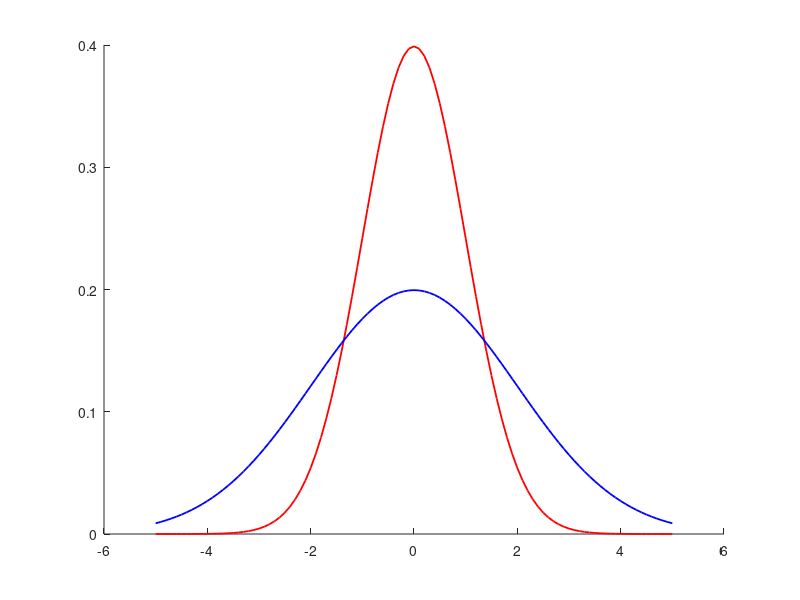

MATLAB code for this plot:
clc;
clear all;
close all;

x = -5: 0.1: 5;
norm1 = normpdf(x, 0, 1);
norm2 = normpdf(x, 0, 2);

figure(1);
hold on;

plot(x, norm1, 'r', 'linewidth', 1.3)
plot(x, norm2, 'b', 'linewidth', 1.3)

hold off;
